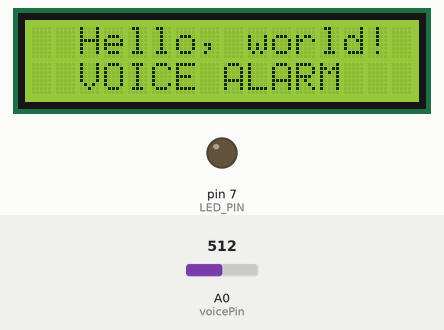
This sketch was run on a simulated Arduino Uno, built with avr-gcc and run on an emulated ATmega328P. Shown: 16×2 character LCD, output pins drawn as LEDs (lit = HIGH). The inputs (shaded band) are chosen by the test bench; at power-on: A0 (voicePin) = 512. What the sketch prints to the serial monitor is not drawn.

Above: at 1.1 s.
At 5.2 s:
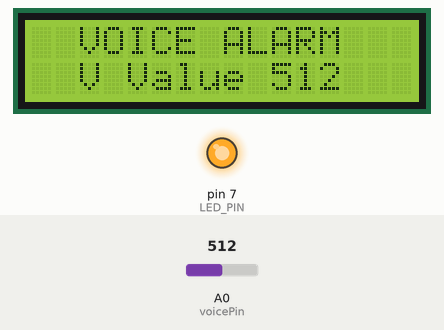
5.3 s: A0 (voicePin) set to 159
At 8.2 s:
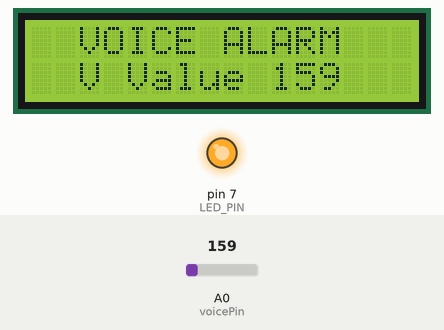
8.3 s: A0 (voicePin) set to 139
At 10.0 s:
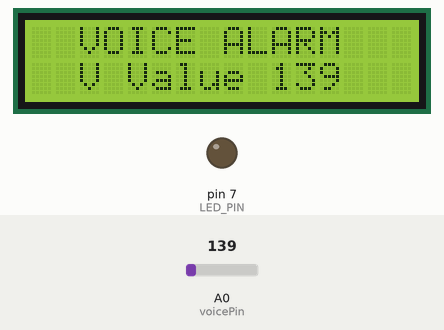
10.3 s: A0 (voicePin) set to 122
At 11.9 s:
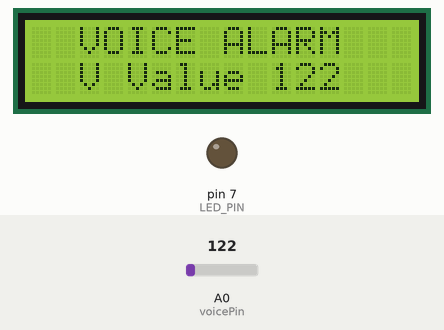
Timing chart, 0 to 13.4 s (numbered marks = the images above; inputs shaded):
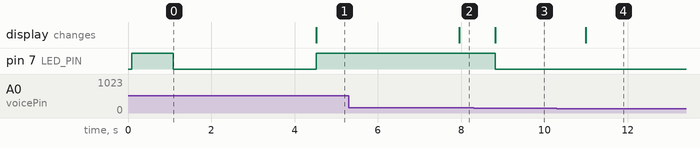

Measured:
- the behaviour switches between 150 and 149 on A0 (voicePin) (found by bisection; images 2 and 3)
- after the input at 5.3 s, the display: changes after 2.7 s (image 2)
- after the input at 8.3 s, pin 7 (LED_PIN): HIGH → LOW after 0.52 s; the display: changes after 0.52 s (image 3)
- after the input at 10.3 s, the display: changes after 0.70 s (image 4)

The sketch:

Program.ino
```cpp
/********************
 * 智能声控报警程序
 * Reedit by zhangxinhui02
 * 2021.6.22
 *
 * 由于不需要调试，删除了串口功能
 ********************/

#include <Wire.h>
#include "LiquidCrystal_I2C.h"
#include "QhVoice.h"

#define LED_PIN 7                 //指示灯引脚，可自行修改至其他数字输出管脚（不建议修改至0,1）

#define MODE 1                    //设备工作模式，可自行修改。 0:声控灯  1：防盗  2：地震报警

#define SAMPLING_TIME 5
#define SAMPING_NUM 80
#define SAMPLING_TH   150

LiquidCrystal_I2C lcd(0x27,16,2);

bool isBootVoice = true;          //默认打开欢迎语音，如果不想要请把 true 改成 false
int voicePin = A0;                //音量检测模块管脚，可自行更改至其他模拟输入管脚
long int voiceValue = 0;

QhVoice qhvoice;

void setup(){
    pinMode(LED_PIN,OUTPUT);

    lcd.init();                      // initialize the lcd
    lcd.backlight();
    lcd.setCursor(2,0); // go to start of 2nd line
    lcd.print("Hello, world!");                         //此处的欢迎语可自行更改为其他的每行不大于16个的英文字符
    lcd.setCursor(2,1); // go to start of 2nd line
    lcd.print("VOICE ALARM");

    qhvoice.QhVoiceInit();
    qhvoice.QhVolume_control(30);

    //指示灯测试
    digitalWrite(LED_PIN,HIGH);
    delay(1000);
    digitalWrite(LED_PIN,LOW);

    if(isBootVoice){
      if( MODE == 0 ){ qhvoice.QhPlayVoice(1);}         //欢迎使用智能声控灯系统
        else { qhvoice.QhPlayVoice(2); }                //欢迎使用智能报警系统-沁和专用库提供
        delay(3000);
      }

    //测试完毕
}

int flag_voice = 0;

void loop(){
    getSensor();
    update_lcd1602();
    if( voiceValue > SAMPLING_TH && flag_voice == 0 ){
       flag_voice = 1;
       digitalWrite(LED_PIN,HIGH);
       if( MODE == 0 ){ qhvoice.QhPlayVoice(3);}   //灯已打开
       if( MODE == 1 ){ qhvoice.QhPlayVoice(4);}   //警告，有非法入侵
       if( MODE == 2 ){ qhvoice.QhPlayVoice(5);}   //地震来啦，快逃命呀！！！
       delay(3000);
    }
    if( voiceValue < SAMPLING_TH && flag_voice == 1 ){
       flag_voice = 0;
       digitalWrite(LED_PIN,LOW);
       if( MODE == 0 ){ qhvoice.QhPlayVoice(6); delay(2000); }   //灯已关闭
    }
}

void getSensor(){
  long int tmp_value[SAMPING_NUM] = {0};
  long int tmpV = 0;

  for( int i = 0; i < SAMPING_NUM; i++ ){
    tmp_value[i] = analogRead(voicePin);
//    tmp_value[i] *= 100;
//    tmp_value[i] = tmp_value[i]/1023;
    delay( SAMPLING_TIME );
  }

  for( int i = 0; i < SAMPING_NUM; i++ ){
    if( tmpV < tmp_value[i] ){
      tmpV = tmp_value[i];
    }
  }

  voiceValue = tmpV;
  Serial.println(voiceValue);
}

void update_lcd1602(){
    lcd.setCursor(2,0);
    lcd.print("VOICE ALARM  ");
    lcd.setCursor(3,1);
    lcd.print(" Value ");
    lcd.print(voiceValue);
    lcd.print("  ");
}
```

QhVoice.cpp
```cpp
#include "QhVoice.h"
#include "qhvoice_base.h"


QhVoice::QhVoice(){
//    SoftwareSerial voiceSer(VOICE_SERIAL_RX_PIN, VOICE_SERIAL_TX_PIN);
//    voiceSer.begin(9600);
}

void QhVoice::QhVoiceInit(){
//   SoftwareSerial voiceSer(VOICE_SERIAL_RX_PIN, VOICE_SERIAL_TX_PIN);
//   voiceSer.begin(9600);
   Serial.begin(9600);
   qhvoice_set_serial (Serial);
   QhVolume_control(qhVolume);
}

void QhVoice::QhPlayVoice(unsigned char selData){
   qhvoice_play (selData);
}

void QhVoice::QhVolume_control(unsigned char volumeData){
   qhvoice_set_volume (volumeData);
}

void QhVoice::QhVolume_add(){
  qhVolume += 2;
  if(qhVolume > 30) qhVolume = 30;
  QhVolume_control(qhVolume);
}
void QhVoice::QhVolume_sub(){
  qhVolume -= 2;
  if(qhVolume < 0) qhVolume = 0;
  QhVolume_control(qhVolume);
}
```

QhVoice.h
```cpp
#ifndef QHVOICE_H
#define QHVOICE_H

#include <Wire.h>
#include "arduino.h"

class QhVoice {

	public:
      int qhVolume = 30;
	    QhVoice();
      void QhVoiceInit();
      void QhPlayVoice(unsigned char selData);   //语音播放
      void QhVolume_control(unsigned char volumeData);      //音量控制
      void QhVolume_add();      //音量增加
      void QhVolume_sub();      //音量减小
};

#endif
```

qhvoice_base.cpp
```cpp
#include <Arduino.h>
#include <SoftwareSerial.h>
//#include  "DFPlayer_Mini_qhvoice.h"

extern uint8_t send_buf[10];
extern uint8_t recv_buf[10];

static void(*send_func)() = NULL;
static HardwareSerial * _hardware_serial = NULL;
static SoftwareSerial * _software_serial = NULL;
static boolean is_reply = false;

//
void qhvoice_set_reply (boolean state) {
	is_reply = state;
	send_buf[4] = is_reply;
}

//
static void fill_uint16_bigend (uint8_t *thebuf, uint16_t data) {
	*thebuf =	(uint8_t)(data>>8);
	*(thebuf+1) =	(uint8_t)data;
}


//calc checksum (1~6 byte)
uint16_t qhvoice_get_checksum (uint8_t *thebuf) {
	uint16_t sum = 0;
	for (int i=1; i<7; i++) {
		sum += thebuf[i];
	}
	return -sum;
}

//fill checksum to send_buf (7~8 byte)
void qhvoice_fill_checksum () {
	uint16_t checksum = qhvoice_get_checksum (send_buf);
	fill_uint16_bigend (send_buf+7, checksum);
}

//
void h_send_func () {
	for (int i=0; i<10; i++) {
		_hardware_serial->write (send_buf[i]);
	}
}

//
void s_send_func () {
	for (int i=0; i<10; i++) {
		_software_serial->write (send_buf[i]);
	}
}

//
//void qhvoice_set_serial (HardwareSerial *theSerial) {
void qhvoice_set_serial (HardwareSerial &theSerial) {
	_hardware_serial = &theSerial;
	send_func = h_send_func;
}

//
void qhvoice_set_serial (SoftwareSerial &theSerial) {
	_software_serial = &theSerial;
	send_func = s_send_func;
}

//
void qhvoice_send_cmd (uint8_t cmd, uint16_t arg) {
	send_buf[3] = cmd;
	fill_uint16_bigend ((send_buf+5), arg);
	qhvoice_fill_checksum ();
	send_func ();
}

//
void qhvoice_send_cmd (uint8_t cmd) {
	send_buf[3] = cmd;
	fill_uint16_bigend ((send_buf+5), 0);
	qhvoice_fill_checksum ();
	send_func ();
}


//
void qhvoice_play_physical (uint16_t num) {
	qhvoice_send_cmd (0x03, num);
}

//
void qhvoice_play_physical () {
	qhvoice_send_cmd (0x03);
}

//
void qhvoice_next () {
	qhvoice_send_cmd (0x01);
}

//
void qhvoice_prev () {
	qhvoice_send_cmd (0x02);
}

//0x06 set volume 0-30
void qhvoice_set_volume (uint16_t volume) {
	qhvoice_send_cmd (0x06, volume);
}

//0x07 set EQ0/1/2/3/4/5    Normal/Pop/Rock/Jazz/Classic/Bass
void qhvoice_set_EQ (uint16_t eq) {
	qhvoice_send_cmd (0x07, eq);
}

//0x09 set device 1/2/3/4/5 U/SD/AUX/SLEEP/FLASH
void qhvoice_set_device (uint16_t device) {
	qhvoice_send_cmd (0x09, device);
}

//
void qhvoice_sleep () {
	qhvoice_send_cmd (0x0a);
}

//
void qhvoice_reset () {
	qhvoice_send_cmd (0x0c);
}

//
void qhvoice_play () {
	qhvoice_send_cmd (0x0d);
}

//
void qhvoice_pause () {
	qhvoice_send_cmd (0x0e);
}

//
void qhvoice_stop () {
	qhvoice_send_cmd (0x16);
}

//play qhvoice file in qhvoice folder in your tf card
void qhvoice_play (uint16_t num) {
	qhvoice_send_cmd (0x12, num);
}

//
void qhvoice_get_state () {
	qhvoice_send_cmd (0x42);
}

//
void qhvoice_get_volume () {
	qhvoice_send_cmd (0x43);
}


//
void qhvoice_get_u_sum () {
	qhvoice_send_cmd (0x47);
}

//
void qhvoice_get_tf_sum () {
	qhvoice_send_cmd (0x48);
}

//
void qhvoice_get_flash_sum () {
	qhvoice_send_cmd (0x49);
}


//
void qhvoice_get_tf_current () {
	qhvoice_send_cmd (0x4c);
}

//
void qhvoice_get_u_current () {
	qhvoice_send_cmd (0x4b);
}


//
void qhvoice_get_flash_current () {
	qhvoice_send_cmd (0x4d);
}

//
void qhvoice_single_loop (boolean state) {
	qhvoice_send_cmd (0x19, !state);
}

//add
void qhvoice_single_play (uint16_t num) {
	qhvoice_play (num);
	delay (10);
	qhvoice_single_loop (true);
	//qhvoice_send_cmd (0x19, !state);
}

//
void qhvoice_DAC (boolean state) {
	qhvoice_send_cmd (0x1a, !state);
}

//
void qhvoice_random_play () {
	qhvoice_send_cmd (0x18);
}
```

qhvoice_base.h
```cpp
#include "Arduino.h"
#include "SoftwareSerial.h"

uint8_t send_buf[10] = {
	0x7E, 0xFF, 06, 00, 00, 00, 00, 00, 00, 0xEF};
uint8_t recv_buf[10];


void qhvoice_set_reply (boolean state);

void qhvoice_fill_cmd (uint8_t cmd, uint16_t arg);
void qhvoice_fill_cmd (uint8_t cmd);

void qhvoice_set_serial (HardwareSerial &theSerial);

void qhvoice_set_serial (SoftwareSerial &theSerial);


uint16_t qhvoice_get_checksum (uint8_t *thebuf);

void qhvoice_fill_checksum ();

void qhvoice_play_physical (uint16_t num);
void qhvoice_play_physical ();

//
void qhvoice_next ();

//
void qhvoice_prev ();

//0x06 set volume 0-30
void qhvoice_set_volume (uint16_t volume);

//0x07 set EQ0/1/2/3/4/5    Normal/Pop/Rock/Jazz/Classic/Bass
void qhvoice_set_EQ (uint16_t eq);

//0x09 set device 1/2/3/4/5 U/SD/AUX/SLEEP/FLASH
void qhvoice_set_device (uint16_t device);

//
void qhvoice_sleep ();

//
void qhvoice_reset ();

//
void qhvoice_pause ();

//
void qhvoice_stop ();

//
void qhvoice_play ();

//specify a qhvoice file in qhvoice folder in your tf card, "qhvoice_play (1);" mean play "qhvoice/0001.qhvoice"
void qhvoice_play (uint16_t num);

//
void qhvoice_get_state ();

//
void qhvoice_get_volume ();

//
void qhvoice_get_u_sum ();

//
void qhvoice_get_tf_sum ();

//
void qhvoice_get_flash_sum ();

//
void qhvoice_get_tf_current ();

//
void qhvoice_get_u_current ();

//
void qhvoice_get_flash_current ();

//set single loop
void qhvoice_single_loop (boolean state);

void qhvoice_single_play (uint16_t num);

//
void qhvoice_DAC (boolean state);

//
void qhvoice_random_play ();
```
